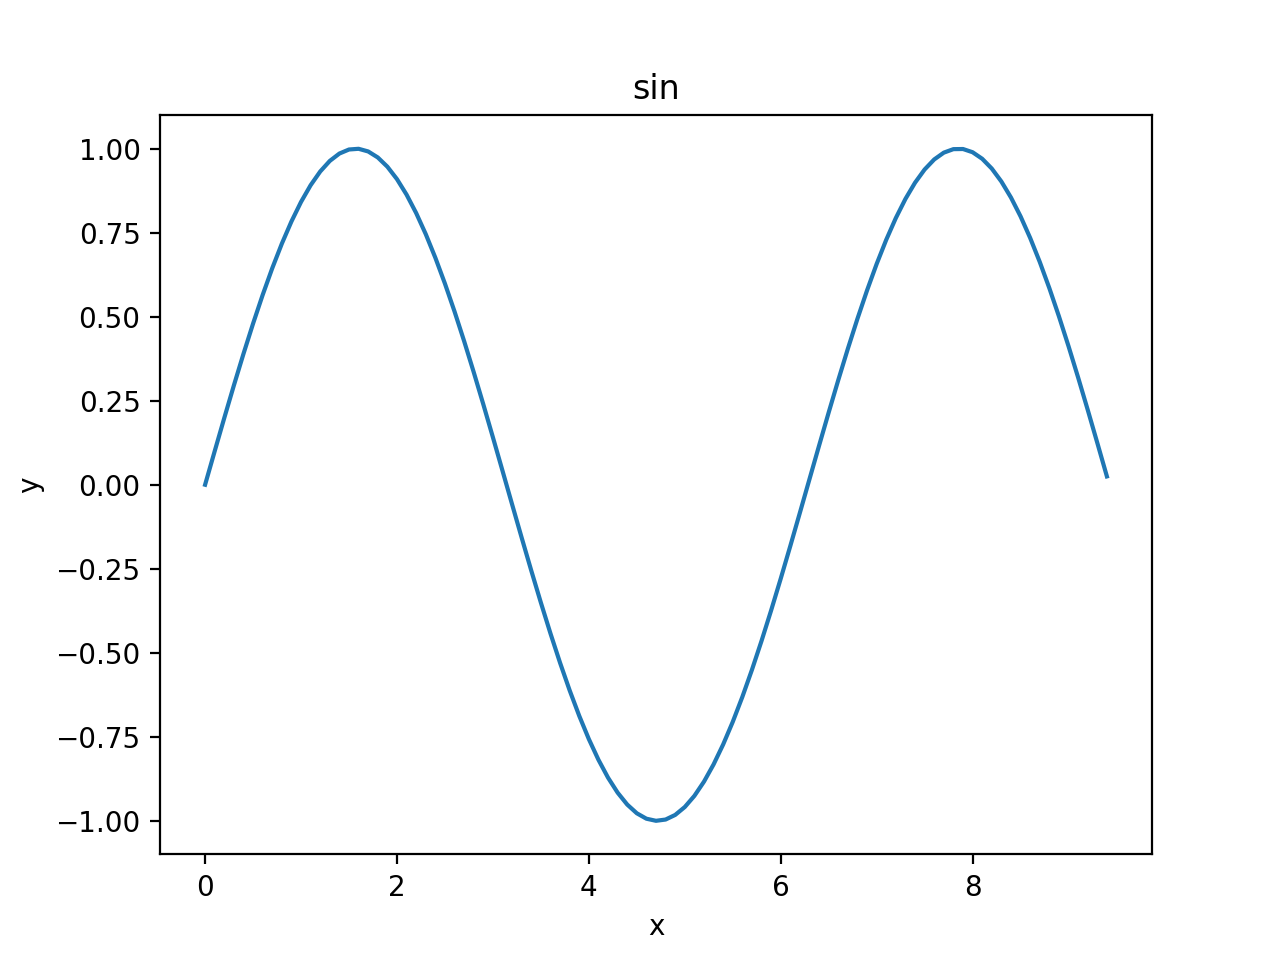

Reproduce this figure in Python.
import numpy as np 
import matplotlib.pyplot as plt 

x = np.arange(0,3 * np.pi, 0.1)
y = np.sin(x)
plt.title('sin')
plt.xlabel('x')
plt.ylabel('y')

plt.plot(x,y)
plt.show()



 
